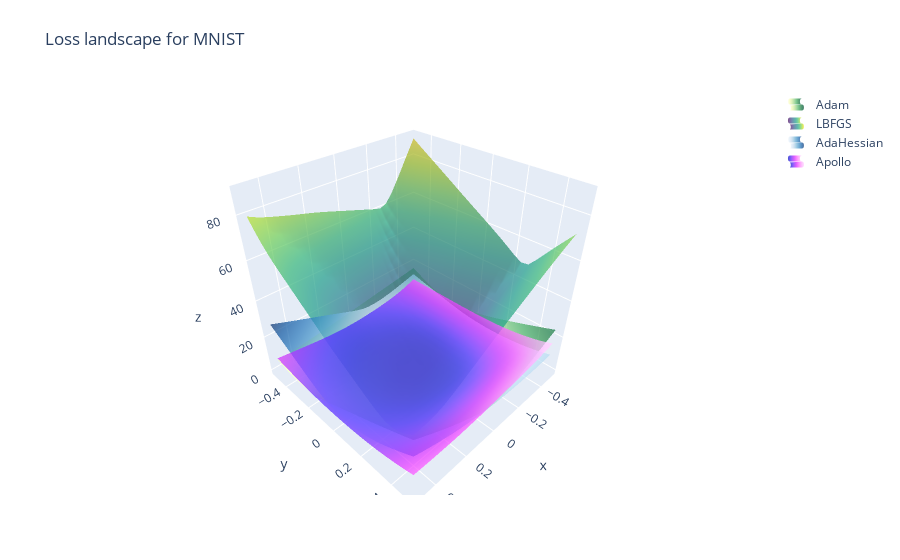

The notebook cell saved with this chart:
### Code cell
# Different colormaps for different optimizers
dataset = "MNIST"
colors = ["ylgn", "viridis", "blues", "plotly3"]
fig = go.Figure()

for (optimizer, loss), c in zip(losses_3d[dataset].items(), colors):
    fig.add_trace(
        go.Surface(
            z=loss,
            x=alphas,
            y=alphas,
            opacity=0.7,
            name=optimizer,
            showscale=False,
            showlegend=True,
            colorscale=c,
        ),
    )

fig.update_layout(
    title=f"Loss landscape for {dataset}",
    autosize=True,
    margin=dict(l=65, r=50, b=65, t=90),
    xaxis_title="Perturbation in first eigenvector direction",
    yaxis_title="Perturbation in second eigenvector direction",
    overwrite=True,
)
fig.show()

### Figure 1 — Plotly figure (JSON) as saved in the notebook; plotly's stock layout.template omitted (floating-point values rounded to 4 significant figures; data arrays with more than 128 entries replaced by an {"elided": "..."} marker saying what was removed)
{"data": [{"colorscale": [[0, "rgb(255,255,229)"], [0.125, "rgb(247,252,185)"], [0.25, "rgb(217,240,163)"], [0.375, "rgb(173,221,142)"], [0.5, "rgb(120,198,121)"], [0.625, "rgb(65,171,93)"], [0.75, "rgb(35,132,67)"], [0.875, "rgb(0,104,55)"], [1, "rgb(0,69,41)"]], "name": "Adam", "opacity": 0.7, "showlegend": true, "showscale": false, "type": "surface", "x": [-0.5, -0.4583, -0.4167, -0.375, -0.3333, -0.2917, -0.25, -0.2083, -0.1667, -0.125, -0.08333, -0.04167, 0, 0.04167, 0.08333, 0.125, 0.1667, 0.2083, 0.25, 0.2917, 0.3333, 0.375, 0.4167, 0.4583, 0.5], "y": [-0.5, -0.4583, -0.4167, -0.375, -0.3333, -0.2917, -0.25, -0.2083, -0.1667, -0.125, -0.08333, -0.04167, 0, 0.04167, 0.08333, 0.125, 0.1667, 0.2083, 0.25, 0.2917, 0.3333, 0.375, 0.4167, 0.4583, 0.5], "z": {"elided": "25x25 float values"}}, {"colorscale": [[0, "#440154"], [0.1111, "#482878"], [0.2222, "#3e4989"], [0.3333, "#31688e"], [0.4444, "#26828e"], [0.5556, "#1f9e89"], [0.6667, "#35b779"], [0.7778, "#6ece58"], [0.8889, "#b5de2b"], [1, "#fde725"]], "name": "LBFGS", "opacity": 0.7, "showlegend": true, "showscale": false, "type": "surface", "x": [-0.5, -0.4583, -0.4167, -0.375, -0.3333, -0.2917, -0.25, -0.2083, -0.1667, -0.125, -0.08333, -0.04167, 0, 0.04167, 0.08333, 0.125, 0.1667, 0.2083, 0.25, 0.2917, 0.3333, 0.375, 0.4167, 0.4583, 0.5], "y": [-0.5, -0.4583, -0.4167, -0.375, -0.3333, -0.2917, -0.25, -0.2083, -0.1667, -0.125, -0.08333, -0.04167, 0, 0.04167, 0.08333, 0.125, 0.1667, 0.2083, 0.25, 0.2917, 0.3333, 0.375, 0.4167, 0.4583, 0.5], "z": {"elided": "25x25 float values"}}, {"colorscale": [[0, "rgb(247,251,255)"], [0.125, "rgb(222,235,247)"], [0.25, "rgb(198,219,239)"], [0.375, "rgb(158,202,225)"], [0.5, "rgb(107,174,214)"], [0.625, "rgb(66,146,198)"], [0.75, "rgb(33,113,181)"], [0.875, "rgb(8,81,156)"], [1, "rgb(8,48,107)"]], "name": "AdaHessian", "opacity": 0.7, "showlegend": true, "showscale": false, "type": "surface", "x": [-0.5, -0.4583, -0.4167, -0.375, -0.3333, -0.2917, -0.25, -0.2083, -0.1667, -0.125, -0.08333, -0.04167, 0, 0.04167, 0.08333, 0.125, 0.1667, 0.2083, 0.25, 0.2917, 0.3333, 0.375, 0.4167, 0.4583, 0.5], "y": [-0.5, -0.4583, -0.4167, -0.375, -0.3333, -0.2917, -0.25, -0.2083, -0.1667, -0.125, -0.08333, -0.04167, 0, 0.04167, 0.08333, 0.125, 0.1667, 0.2083, 0.25, 0.2917, 0.3333, 0.375, 0.4167, 0.4583, 0.5], "z": {"elided": "25x25 float values"}}, {"colorscale": [[0, "#0508b8"], [0.08333, "#1910d8"], [0.1667, "#3c19f0"], [0.25, "#6b1cfb"], [0.3333, "#981cfd"], [0.4167, "#bf1cfd"], [0.5, "#dd2bfd"], [0.5833, "#f246fe"], [0.6667, "#fc67fd"], [0.75, "#fe88fc"], [0.8333, "#fea5fd"], [0.9167, "#febefe"], [1, "#fec3fe"]], "name": "Apollo", "opacity": 0.7, "showlegend": true, "showscale": false, "type": "surface", "x": [-0.5, -0.4583, -0.4167, -0.375, -0.3333, -0.2917, -0.25, -0.2083, -0.1667, -0.125, -0.08333, -0.04167, 0, 0.04167, 0.08333, 0.125, 0.1667, 0.2083, 0.25, 0.2917, 0.3333, 0.375, 0.4167, 0.4583, 0.5], "y": [-0.5, -0.4583, -0.4167, -0.375, -0.3333, -0.2917, -0.25, -0.2083, -0.1667, -0.125, -0.08333, -0.04167, 0, 0.04167, 0.08333, 0.125, 0.1667, 0.2083, 0.25, 0.2917, 0.3333, 0.375, 0.4167, 0.4583, 0.5], "z": {"elided": "25x25 float values"}}], "layout": {"autosize": true, "margin": {"b": 65, "l": 65, "r": 50, "t": 90}, "title": {"text": "Loss landscape for MNIST"}, "xaxis": {"title": {"text": "Perturbation in first eigenvector direction"}}, "yaxis": {"title": {"text": "Perturbation in second eigenvector direction"}}}}
